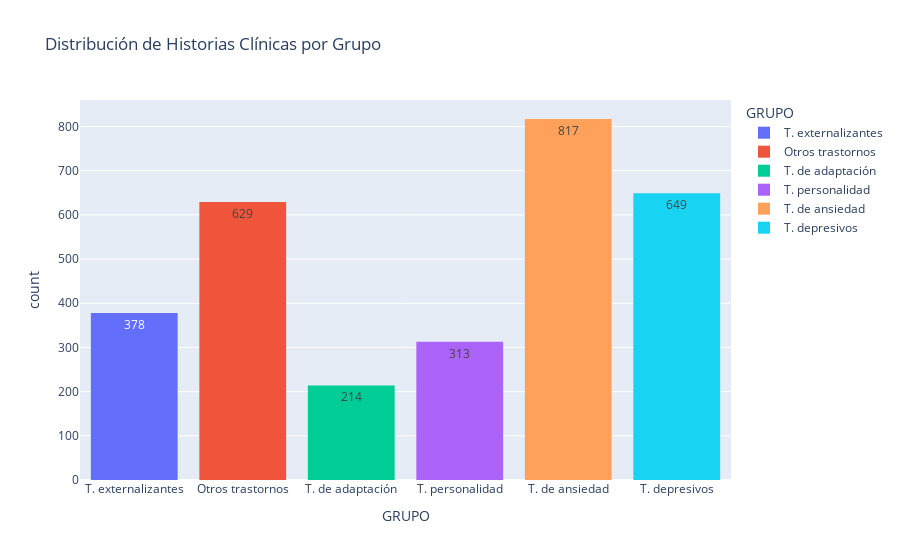

Notebook code cell kept with this figure:
### Code cell
px.histogram(
    historias_clinicas,
    x="GRUPO",
    title="Distribución de Historias Clínicas por Grupo",
    color="GRUPO",
    text_auto=True
)

### Figure 1 — Plotly figure (JSON) as saved in the notebook; plotly's stock layout.template omitted (floating-point values rounded to 4 significant figures; data arrays with more than 128 entries replaced by an {"elided": "..."} marker saying what was removed)
{"data": [{"bingroup": "x", "hovertemplate": "GRUPO=%{x}<br>count=%{y}<extra></extra>", "legendgroup": "T. externalizantes", "marker": {"color": "#636efa", "pattern": {"shape": ""}}, "name": "T. externalizantes", "orientation": "v", "showlegend": true, "texttemplate": "%{value}", "type": "histogram", "x": {"elided": "378 str values"}, "xaxis": "x", "yaxis": "y"}, {"bingroup": "x", "hovertemplate": "GRUPO=%{x}<br>count=%{y}<extra></extra>", "legendgroup": "Otros trastornos", "marker": {"color": "#EF553B", "pattern": {"shape": ""}}, "name": "Otros trastornos", "orientation": "v", "showlegend": true, "texttemplate": "%{value}", "type": "histogram", "x": {"elided": "629 str values"}, "xaxis": "x", "yaxis": "y"}, {"bingroup": "x", "hovertemplate": "GRUPO=%{x}<br>count=%{y}<extra></extra>", "legendgroup": "T. de adaptación", "marker": {"color": "#00cc96", "pattern": {"shape": ""}}, "name": "T. de adaptación", "orientation": "v", "showlegend": true, "texttemplate": "%{value}", "type": "histogram", "x": {"elided": "214 str values"}, "xaxis": "x", "yaxis": "y"}, {"bingroup": "x", "hovertemplate": "GRUPO=%{x}<br>count=%{y}<extra></extra>", "legendgroup": "T. personalidad", "marker": {"color": "#ab63fa", "pattern": {"shape": ""}}, "name": "T. personalidad", "orientation": "v", "showlegend": true, "texttemplate": "%{value}", "type": "histogram", "x": {"elided": "313 str values"}, "xaxis": "x", "yaxis": "y"}, {"bingroup": "x", "hovertemplate": "GRUPO=%{x}<br>count=%{y}<extra></extra>", "legendgroup": "T. de ansiedad", "marker": {"color": "#FFA15A", "pattern": {"shape": ""}}, "name": "T. de ansiedad", "orientation": "v", "showlegend": true, "texttemplate": "%{value}", "type": "histogram", "x": {"elided": "817 str values"}, "xaxis": "x", "yaxis": "y"}, {"bingroup": "x", "hovertemplate": "GRUPO=%{x}<br>count=%{y}<extra></extra>", "legendgroup": "T. depresivos", "marker": {"color": "#19d3f3", "pattern": {"shape": ""}}, "name": "T. depresivos", "orientation": "v", "showlegend": true, "texttemplate": "%{value}", "type": "histogram", "x": {"elided": "649 str values"}, "xaxis": "x", "yaxis": "y"}], "layout": {"barmode": "relative", "legend": {"title": {"text": "GRUPO"}, "tracegroupgap": 0}, "title": {"text": "Distribución de Historias Clínicas por Grupo"}, "xaxis": {"anchor": "y", "categoryarray": ["T. externalizantes", "Otros trastornos", "T. de adaptación", "T. personalidad", "T. de ansiedad", "T. depresivos"], "categoryorder": "array", "domain": [0, 1], "title": {"text": "GRUPO"}}, "yaxis": {"anchor": "x", "domain": [0, 1], "title": {"text": "count"}}}}
